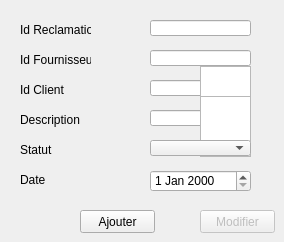
     <widget class="QWidget" name="AjoutR">
      <property name="styleSheet">
       <string notr="true"/>
      </property>
      <attribute name="title">
       <string>Ajout et Modification</string>
      </attribute>
      <widget class="QPushButton" name="AddR_button">
       <property name="geometry">
        <rect>
         <x>80</x>
         <y>210</y>
         <width>75</width>
         <height>23</height>
        </rect>
       </property>
       <property name="styleSheet">
        <string notr="true"/>
       </property>
       <property name="text">
        <string>Ajouter</string>
       </property>
      </widget>
      <widget class="QLabel" name="label_10">
       <property name="geometry">
        <rect>
         <x>20</x>
         <y>110</y>
         <width>71</width>
         <height>20</height>
        </rect>
       </property>
       <property name="text">
        <string>Description</string>
       </property>
      </widget>
      <widget class="QLineEdit" name="Idr_input">
       <property name="geometry">
        <rect>
         <x>150</x>
         <y>20</y>
         <width>101</width>
         <height>16</height>
        </rect>
       </property>
      </widget>
      <widget class="QLabel" name="label_4">
       <property name="geometry">
        <rect>
         <x>20</x>
         <y>80</y>
         <width>71</width>
         <height>20</height>
        </rect>
       </property>
       <property name="text">
        <string>Id Client</string>
       </property>
      </widget>
      <widget class="QLabel" name="label_8">
       <property name="geometry">
        <rect>
         <x>20</x>
         <y>20</y>
         <width>71</width>
         <height>20</height>
        </rect>
       </property>
       <property name="text">
        <string>Id Reclamation</string>
       </property>
      </widget>
      <widget class="QLineEdit" name="Idf_input_2">
       <property name="geometry">
        <rect>
         <x>150</x>
         <y>50</y>
         <width>101</width>
         <height>16</height>
        </rect>
       </property>
      </widget>
      <widget class="QLabel" name="label_11">
       <property name="geometry">
        <rect>
         <x>20</x>
         <y>50</y>
         <width>71</width>
         <height>20</height>
        </rect>
       </property>
       <property name="text">
        <string>Id Fournisseur</string>
       </property>
      </widget>
      <widget class="QLineEdit" name="Desc_input">
       <property name="geometry">
        <rect>
         <x>150</x>
         <y>110</y>
         <width>101</width>
         <height>16</height>
        </rect>
       </property>
      </widget>
      <widget class="QLineEdit" name="Idc_input">
       <property name="geometry">
        <rect>
         <x>150</x>
         <y>80</y>
         <width>101</width>
         <height>16</height>
        </rect>
       </property>
      </widget>
      <widget class="QPushButton" name="EditR_button">
       <property name="enabled">
        <bool>false</bool>
       </property>
       <property name="geometry">
        <rect>
         <x>200</x>
         <y>210</y>
         <width>75</width>
         <height>23</height>
        </rect>
       </property>
       <property name="styleSheet">
        <string notr="true"/>
       </property>
       <property name="text">
        <string>Modifier</string>
       </property>
      </widget>
      <widget class="QLabel" name="label_13">
       <property name="geometry">
        <rect>
         <x>20</x>
         <y>140</y>
         <width>71</width>
         <height>20</height>
        </rect>
       </property>
       <property name="text">
        <string>Statut</string>
       </property>
      </widget>
      <widget class="QDateEdit" name="Date_input">
       <property name="geometry">
        <rect>
         <x>150</x>
         <y>170</y>
         <width>101</width>
         <height>22</height>
        </rect>
       </property>
       <property name="styleSheet">
        <string notr="true"/>
       </property>
      </widget>
      <widget class="QLabel" name="label_17">
       <property name="geometry">
        <rect>
         <x>20</x>
         <y>170</y>
         <width>71</width>
         <height>20</height>
        </rect>
       </property>
       <property name="text">
        <string>Date</string>
       </property>
      </widget>
      <widget class="QListWidget" name="listWidget">
       <property name="enabled">
        <bool>true</bool>
       </property>
       <property name="geometry">
        <rect>
         <x>200</x>
         <y>66</y>
         <width>51</width>
         <height>61</height>
        </rect>
       </property>
      </widget>
      <widget class="QListWidget" name="listWidget_2">
       <property name="enabled">
        <bool>true</bool>
       </property>
       <property name="geometry">
        <rect>
         <x>200</x>
         <y>96</y>
         <width>51</width>
         <height>61</height>
        </rect>
       </property>
      </widget>
      <widget class="QComboBox" name="comboBox">
       <property name="geometry">
        <rect>
         <x>150</x>
         <y>140</y>
         <width>101</width>
         <height>16</height>
        </rect>
       </property>
      </widget>
     </widget>
